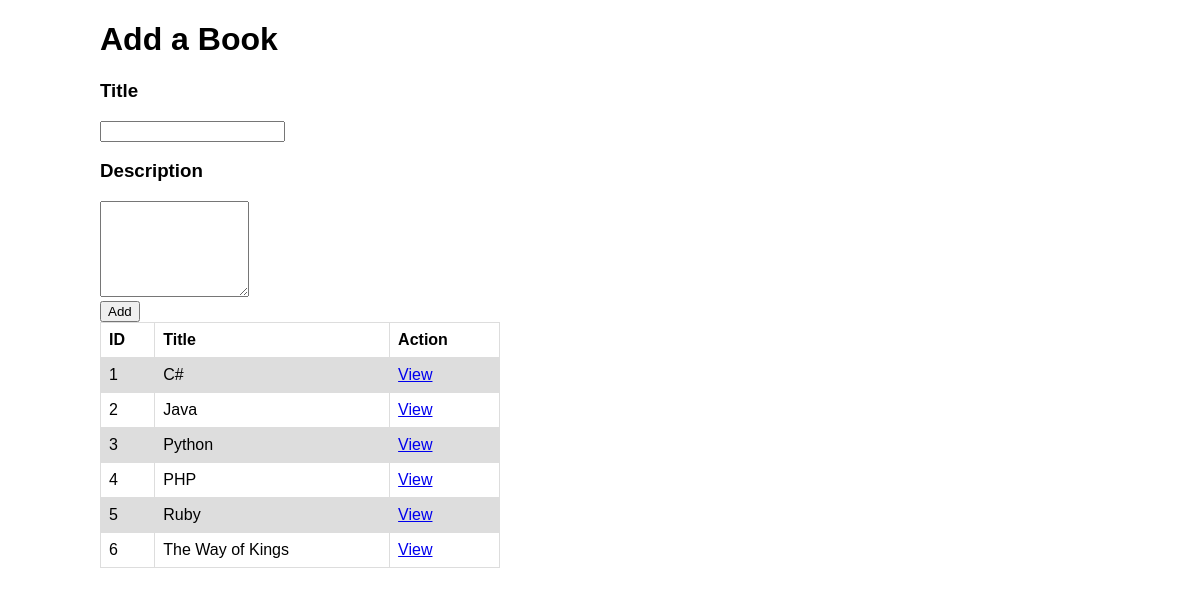
The page / on the database its author committed.
### books_authors_app/models.py (models this page shows)
class Book(models.Model):
    title = models.CharField(max_length=255)
    desc = models.TextField()
    created_at = models.DateTimeField(auto_now_add=True)
    updated_at = models.DateTimeField(auto_now=True)

### books_authors_app/views.py (the view)
# urls.py: path('', views.index),
def index(request):
    books = Book.objects.all()
    context = {
        'books' : books,
    }
    return render(request, 'books_authors_app/index.html', context)

### books_authors_app/templates/books_authors_app/index.html (shortened to what this page needs)
<!DOCTYPE html>
<html lang="en">
<head>
    {% load static %}
    <link rel="stylesheet" href="{% static 'books_authors_app/css/style.css' %}">
</head>
<body>
    <div class="container">
        <div class="addabook">
            <h1>Add a Book</h1>
            <form action="/addbook" method="post">
                <div class="entry">
                    <h3>Title</h3>
                    <input type="text" name="title">
                </div>
                <div class="entry">
                    <h3>Description</h3>
                    <textarea name="desc" cols="16" rows="6"></textarea>
                </div>
                <input type="submit" value="Add">
            </form>
        </div>
        <div class="table">
            <table>
                <tr>
                    <th>ID</th>
                    <th>Title</th>
                    <th>Action</th>
                </tr>
                {% for book in books %}
                <tr>
                    <td>{{book.id}}</td>
                    <td>{{book.title}}</td>
                    <td><a href="/books/{{book.id}}">View</a></td>
                </tr>
                {% endfor %}
            </table>
        </div>
    </div>
</body>
</html>

### books_authors_app/static/books_authors_app/css/style.css (style rules this page uses)
.container { width: 1000px; margin: 0 auto; font-family: Arial, Helvetica, sans-serif; }
.table { width: 400px; display: inline-block; vertical-align: top; }
table { font-family: arial, sans-serif; border-collapse: collapse; width: 100%; }
td, th { border: 1px solid #dddddd; text-align: left; padding: 8px; }
tr:nth-child(even) { background-color: #dddddd; }

### rows shown on the page
Book: id "1", title "C#"
Book: id "2", title "Java"
Book: id "3", title "Python"
Book: id "4", title "PHP"
Book: id "5", title "Ruby"
Book: id "6", title "The Way of Kings"
